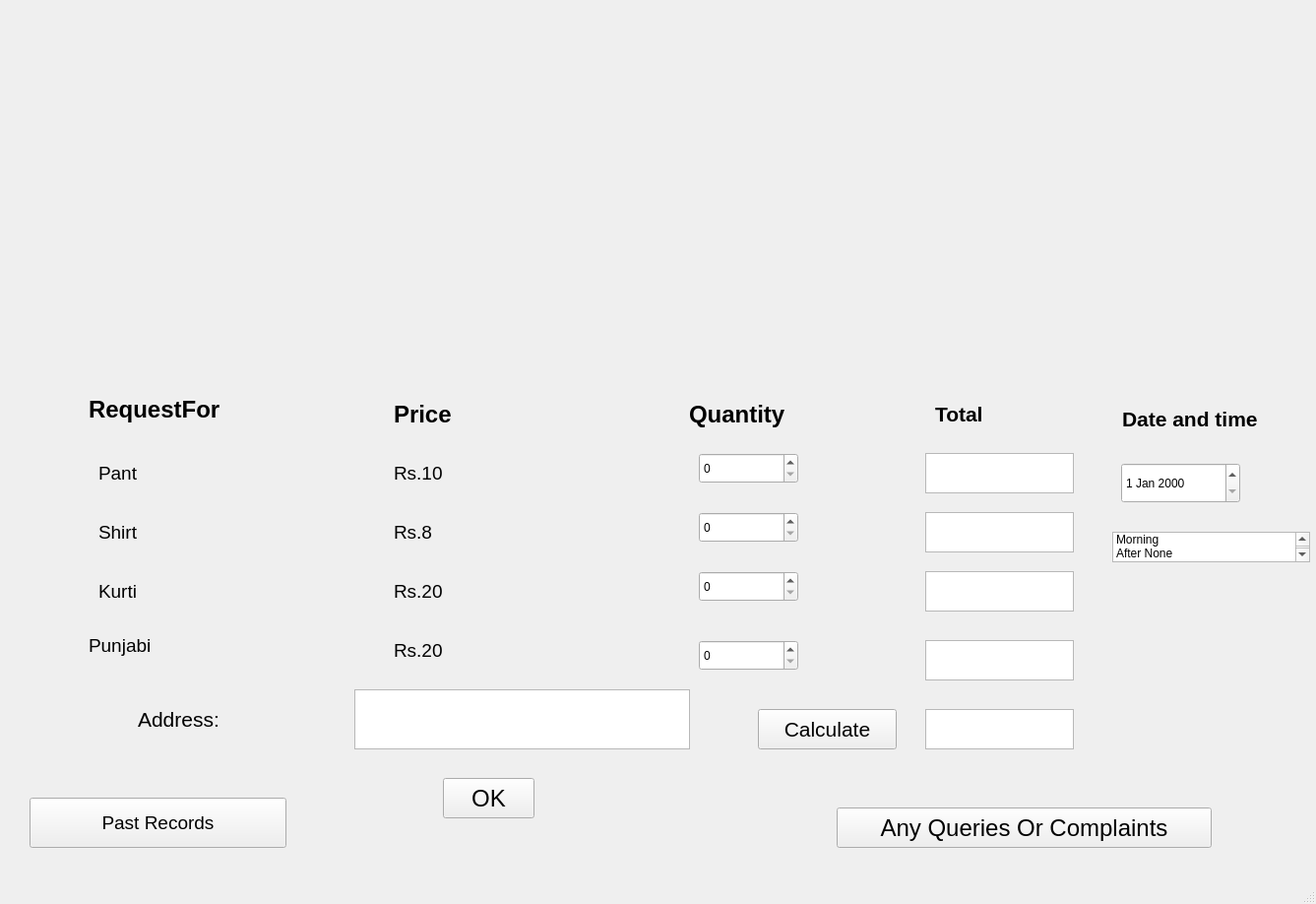
<?xml version="1.0" encoding="UTF-8"?>
<ui version="4.0">
 <class>module3</class>
 <widget class="QMainWindow" name="module3">
  <property name="geometry">
   <rect>
    <x>0</x>
    <y>0</y>
    <width>1337</width>
    <height>918</height>
   </rect>
  </property>
  <property name="windowTitle">
   <string>MainWindow</string>
  </property>
  <widget class="QWidget" name="centralwidget">
   <widget class="QLabel" name="label">
    <property name="geometry">
     <rect>
      <x>90</x>
      <y>390</y>
      <width>181</width>
      <height>51</height>
     </rect>
    </property>
    <property name="font">
     <font>
      <pointsize>18</pointsize>
      <weight>75</weight>
      <bold>true</bold>
     </font>
    </property>
    <property name="text">
     <string>RequestFor</string>
    </property>
   </widget>
   <widget class="QLabel" name="label_2">
    <property name="geometry">
     <rect>
      <x>100</x>
      <y>470</y>
      <width>61</width>
      <height>21</height>
     </rect>
    </property>
    <property name="font">
     <font>
      <pointsize>14</pointsize>
     </font>
    </property>
    <property name="text">
     <string>Pant</string>
    </property>
   </widget>
   <widget class="QLabel" name="label_3">
    <property name="geometry">
     <rect>
      <x>100</x>
      <y>530</y>
      <width>55</width>
      <height>21</height>
     </rect>
    </property>
    <property name="font">
     <font>
      <pointsize>14</pointsize>
     </font>
    </property>
    <property name="text">
     <string>Shirt</string>
    </property>
   </widget>
   <widget class="QLabel" name="label_4">
    <property name="geometry">
     <rect>
      <x>100</x>
      <y>590</y>
      <width>55</width>
      <height>21</height>
     </rect>
    </property>
    <property name="font">
     <font>
      <pointsize>14</pointsize>
     </font>
    </property>
    <property name="text">
     <string>Kurti</string>
    </property>
   </widget>
   <widget class="QLabel" name="label_5">
    <property name="geometry">
     <rect>
      <x>90</x>
      <y>640</y>
      <width>91</width>
      <height>31</height>
     </rect>
    </property>
    <property name="font">
     <font>
      <pointsize>14</pointsize>
     </font>
    </property>
    <property name="text">
     <string>Punjabi</string>
    </property>
   </widget>
   <widget class="QLabel" name="label_6">
    <property name="geometry">
     <rect>
      <x>400</x>
      <y>400</y>
      <width>91</width>
      <height>41</height>
     </rect>
    </property>
    <property name="font">
     <font>
      <pointsize>18</pointsize>
      <weight>75</weight>
      <bold>true</bold>
     </font>
    </property>
    <property name="text">
     <string>Price</string>
    </property>
   </widget>
   <widget class="QLabel" name="label_7">
    <property name="geometry">
     <rect>
      <x>700</x>
      <y>400</y>
      <width>151</width>
      <height>41</height>
     </rect>
    </property>
    <property name="font">
     <font>
      <pointsize>18</pointsize>
      <weight>75</weight>
      <bold>true</bold>
     </font>
    </property>
    <property name="text">
     <string>Quantity</string>
    </property>
   </widget>
   <widget class="QPushButton" name="m_bt">
    <property name="geometry">
     <rect>
      <x>450</x>
      <y>790</y>
      <width>93</width>
      <height>41</height>
     </rect>
    </property>
    <property name="font">
     <font>
      <pointsize>18</pointsize>
     </font>
    </property>
    <property name="text">
     <string>OK</string>
    </property>
   </widget>
   <widget class="QLabel" name="label_8">
    <property name="geometry">
     <rect>
      <x>140</x>
      <y>710</y>
      <width>131</width>
      <height>41</height>
     </rect>
    </property>
    <property name="font">
     <font>
      <pointsize>16</pointsize>
     </font>
    </property>
    <property name="text">
     <string>Address:</string>
    </property>
   </widget>
   <widget class="QPlainTextEdit" name="plainTextEdit_8">
    <property name="geometry">
     <rect>
      <x>360</x>
      <y>700</y>
      <width>341</width>
      <height>61</height>
     </rect>
    </property>
   </widget>
   <widget class="QLabel" name="label_9">
    <property name="geometry">
     <rect>
      <x>400</x>
      <y>470</y>
      <width>81</width>
      <height>21</height>
     </rect>
    </property>
    <property name="font">
     <font>
      <pointsize>14</pointsize>
     </font>
    </property>
    <property name="text">
     <string>Rs.10</string>
    </property>
   </widget>
   <widget class="QLabel" name="label_10">
    <property name="geometry">
     <rect>
      <x>400</x>
      <y>530</y>
      <width>61</width>
      <height>20</height>
     </rect>
    </property>
    <property name="font">
     <font>
      <pointsize>14</pointsize>
     </font>
    </property>
    <property name="text">
     <string>Rs.8</string>
    </property>
   </widget>
   <widget class="QLabel" name="label_11">
    <property name="geometry">
     <rect>
      <x>400</x>
      <y>590</y>
      <width>71</width>
      <height>21</height>
     </rect>
    </property>
    <property name="font">
     <font>
      <pointsize>14</pointsize>
     </font>
    </property>
    <property name="text">
     <string>Rs.20</string>
    </property>
   </widget>
   <widget class="QLabel" name="label_12">
    <property name="geometry">
     <rect>
      <x>400</x>
      <y>650</y>
      <width>71</width>
      <height>21</height>
     </rect>
    </property>
    <property name="font">
     <font>
      <pointsize>14</pointsize>
     </font>
    </property>
    <property name="text">
     <string>Rs.20</string>
    </property>
   </widget>
   <widget class="QLabel" name="label_13">
    <property name="geometry">
     <rect>
      <x>-10</x>
      <y>0</y>
      <width>1351</width>
      <height>381</height>
     </rect>
    </property>
    <property name="text">
     <string/>
    </property>
    <property name="pixmap">
     <pixmap>l22.jpg</pixmap>
    </property>
    <property name="scaledContents">
     <bool>true</bool>
    </property>
   </widget>
   <widget class="QLabel" name="label_14">
    <property name="geometry">
     <rect>
      <x>0</x>
      <y>350</y>
      <width>1361</width>
      <height>71</height>
     </rect>
    </property>
    <property name="font">
     <font>
      <pointsize>18</pointsize>
      <weight>75</weight>
      <bold>true</bold>
     </font>
    </property>
    <property name="text">
     <string/>
    </property>
   </widget>
   <widget class="QPushButton" name="qc_bt">
    <property name="geometry">
     <rect>
      <x>850</x>
      <y>820</y>
      <width>381</width>
      <height>41</height>
     </rect>
    </property>
    <property name="font">
     <font>
      <pointsize>18</pointsize>
     </font>
    </property>
    <property name="text">
     <string>Any Queries Or Complaints</string>
    </property>
   </widget>
   <widget class="QLabel" name="label_15">
    <property name="geometry">
     <rect>
      <x>950</x>
      <y>400</y>
      <width>171</width>
      <height>41</height>
     </rect>
    </property>
    <property name="font">
     <font>
      <pointsize>16</pointsize>
      <weight>75</weight>
      <bold>true</bold>
     </font>
    </property>
    <property name="text">
     <string>Total</string>
    </property>
   </widget>
   <widget class="QPlainTextEdit" name="plainTextEdit_9">
    <property name="geometry">
     <rect>
      <x>940</x>
      <y>580</y>
      <width>151</width>
      <height>41</height>
     </rect>
    </property>
   </widget>
   <widget class="QPlainTextEdit" name="plainTextEdit_10">
    <property name="geometry">
     <rect>
      <x>940</x>
      <y>460</y>
      <width>151</width>
      <height>41</height>
     </rect>
    </property>
   </widget>
   <widget class="QPlainTextEdit" name="plainTextEdit_11">
    <property name="geometry">
     <rect>
      <x>940</x>
      <y>520</y>
      <width>151</width>
      <height>41</height>
     </rect>
    </property>
   </widget>
   <widget class="QPlainTextEdit" name="plainTextEdit_12">
    <property name="geometry">
     <rect>
      <x>940</x>
      <y>650</y>
      <width>151</width>
      <height>41</height>
     </rect>
    </property>
   </widget>
   <widget class="QLabel" name="label_16">
    <property name="geometry">
     <rect>
      <x>864</x>
      <y>720</y>
      <width>160</width>
      <height>41</height>
     </rect>
    </property>
    <property name="font">
     <font>
      <pointsize>18</pointsize>
      <weight>75</weight>
      <bold>true</bold>
     </font>
    </property>
    <property name="text">
     <string/>
    </property>
   </widget>
   <widget class="QPlainTextEdit" name="plainTextEdit_13">
    <property name="geometry">
     <rect>
      <x>940</x>
      <y>720</y>
      <width>151</width>
      <height>41</height>
     </rect>
    </property>
   </widget>
   <widget class="QPushButton" name="Calculate">
    <property name="geometry">
     <rect>
      <x>770</x>
      <y>720</y>
      <width>141</width>
      <height>41</height>
     </rect>
    </property>
    <property name="font">
     <font>
      <pointsize>16</pointsize>
     </font>
    </property>
    <property name="text">
     <string>Calculate</string>
    </property>
   </widget>
   <widget class="QSpinBox" name="spinBox">
    <property name="geometry">
     <rect>
      <x>710</x>
      <y>460</y>
      <width>101</width>
      <height>31</height>
     </rect>
    </property>
   </widget>
   <widget class="QSpinBox" name="spinBox_2">
    <property name="geometry">
     <rect>
      <x>710</x>
      <y>520</y>
      <width>101</width>
      <height>31</height>
     </rect>
    </property>
   </widget>
   <widget class="QSpinBox" name="spinBox_3">
    <property name="geometry">
     <rect>
      <x>710</x>
      <y>580</y>
      <width>101</width>
      <height>31</height>
     </rect>
    </property>
   </widget>
   <widget class="QSpinBox" name="spinBox_4">
    <property name="geometry">
     <rect>
      <x>710</x>
      <y>650</y>
      <width>101</width>
      <height>31</height>
     </rect>
    </property>
   </widget>
   <widget class="QLabel" name="label_17">
    <property name="geometry">
     <rect>
      <x>1140</x>
      <y>410</y>
      <width>211</width>
      <height>31</height>
     </rect>
    </property>
    <property name="font">
     <font>
      <pointsize>16</pointsize>
      <weight>75</weight>
      <bold>true</bold>
     </font>
    </property>
    <property name="text">
     <string>Date and time</string>
    </property>
   </widget>
   <widget class="QDateEdit" name="dateEdit">
    <property name="geometry">
     <rect>
      <x>1139</x>
      <y>470</y>
      <width>121</width>
      <height>41</height>
     </rect>
    </property>
   </widget>
   <widget class="QListWidget" name="listWidget">
    <property name="geometry">
     <rect>
      <x>1130</x>
      <y>540</y>
      <width>201</width>
      <height>31</height>
     </rect>
    </property>
    <item>
     <property name="text">
      <string>Morning</string>
     </property>
    </item>
    <item>
     <property name="text">
      <string>After None</string>
     </property>
    </item>
    <item>
     <property name="text">
      <string>Evening</string>
     </property>
    </item>
   </widget>
   <widget class="QPushButton" name="pastrecords">
    <property name="geometry">
     <rect>
      <x>30</x>
      <y>810</y>
      <width>261</width>
      <height>51</height>
     </rect>
    </property>
    <property name="font">
     <font>
      <pointsize>14</pointsize>
     </font>
    </property>
    <property name="text">
     <string>Past Records</string>
    </property>
   </widget>
  </widget>
  <widget class="QMenuBar" name="menubar">
   <property name="geometry">
    <rect>
     <x>0</x>
     <y>0</y>
     <width>1337</width>
     <height>26</height>
    </rect>
   </property>
  </widget>
  <widget class="QStatusBar" name="statusbar"/>
 </widget>
 <resources/>
 <connections/>
</ui>
